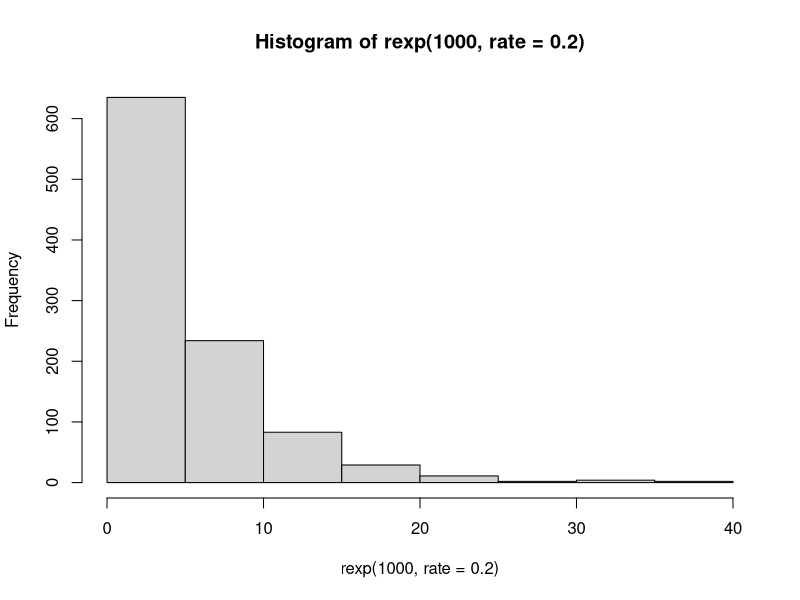
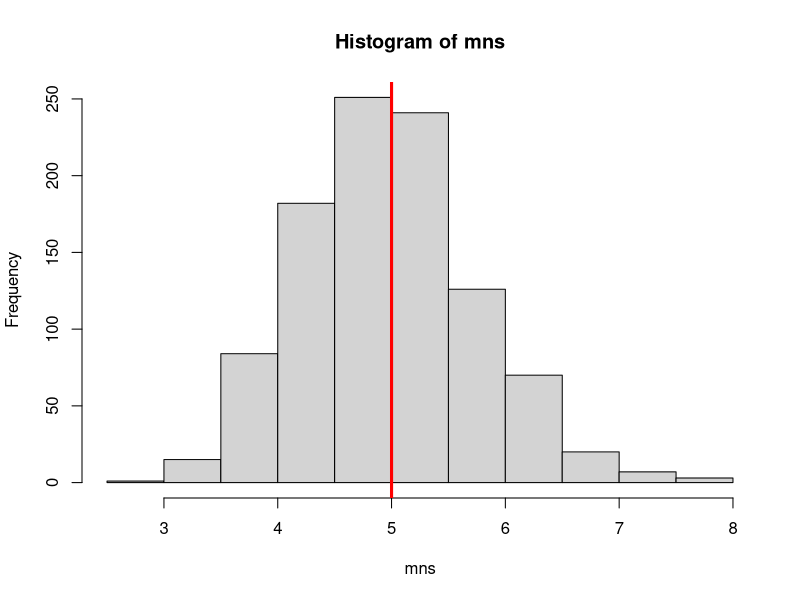
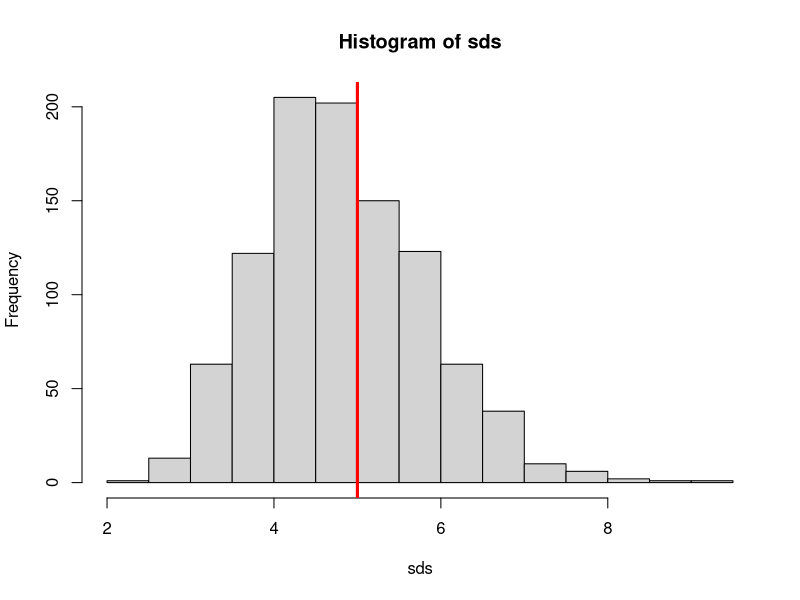

Here is the R script that generated these plots, in order: (Note: this script raises an error after producing the figures.)
## John Hopkins - Statistical Inference Project
## Simulation and Statistical Data Analysis

## PART 1 - Simulation Exercise 
# Simulate random variables from an exponential distribution with lambda = 0.2
# We want to evaluate the distribution of 40 averages of the exp(lambda = 0.2) distribution
set.seed(1234)
lambda <- 0.2
# What does the exponential distribution look like?
hist(rexp(1000, rate = 0.2))
# now simulate 1000 * 40 exponential dsitributions
n <- 40
nosim <- 1000
expMatrix <- matrix(rexp(n*nosim, rate = lambda), nrow = nosim)
mns <- apply(expMatrix, 1, mean)
sds <- apply(expMatrix, 1, sd)

# should look normal from CLT
hist(mns)
abline(v = 1 / 0.2, col = "red", lwd = 3)
hist(sds)
abline(v = 1 / 0.2, col = "red", lwd = 3)
# compare to the theoretical distribution
popMean <- 1 / 0.2
popSd <- 1 / 0.2

## PART 2 - Basic Inferential Data Analysis
library(datasets)
data("ToothGrowth")
head(ToothGrowth)
# perform t-test suspect different variance per group
g1 <- filter(ToothGrowth, supp == "OJ")$len
g2 <- filter(ToothGrowth, supp == "VC")$len
# looks like very different variance
ggplot(ToothGrowth, aes(supp, len)) + geom_point()
difference <- g1 - g2
mn <- mean(difference)
sd <- sd(difference)
t.test(g1, g2, paired = FALSE, var.equal = FALSE)$conf
t.test(g1, g2, paired = FALSE, var.equal = TRUE)$conf
# since the 95% CI contains 0, we cannot rule out that these are the same
## Here we will need to do inferential hypothesis testing
# facet by dose and boxplot
ggplot(ToothGrowth, aes(supp, len)) + geom_boxplot() + facet_wrap(~dose)
g1 <- g1[1:20]
g2 <- g2[1:20]
t.test(g1, g2, paired = FALSE, var.equal = FALSE)$conf
t.test(g1, g2, paired = FALSE, var.equal = TRUE)$conf

a1

